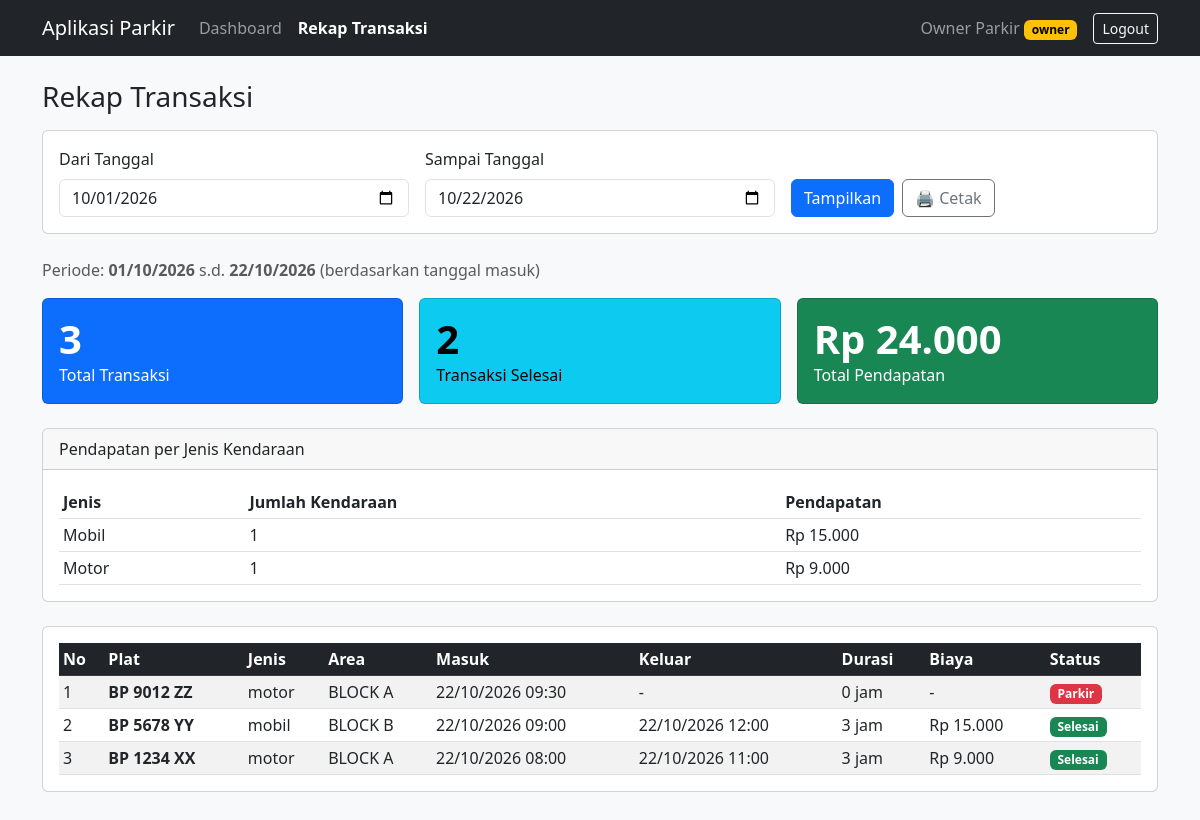
The app's page /rekap.php (signed in) with its own data.
### tables this page shows
CREATE TABLE `tb_transaksi` (
  `id_parkir` int(11) NOT NULL,
  `id_kendaraan` int(11) DEFAULT NULL,
  `waktu_masuk` datetime DEFAULT NULL,
  `waktu_keluar` datetime DEFAULT NULL,
  `id_tarif` int(11) DEFAULT NULL,
  `durasi_jam` int(5) DEFAULT NULL,
  `biaya_total` decimal(10,0) DEFAULT NULL,
  `status` enum('masuk','keluar') DEFAULT NULL,
  `id_user` int(11) DEFAULT NULL,
  `id_area` int(11) DEFAULT NULL
);

CREATE TABLE `tb_kendaraan` (
  `id_kendaraan` int(11) NOT NULL,
  `plat_nomor` varchar(15) DEFAULT NULL,
  `jenis_kendaraan` varchar(20) DEFAULT NULL,
  `warna` varchar(20) DEFAULT NULL,
  `pemilik` varchar(100) DEFAULT NULL,
  `id_user` int(11) DEFAULT NULL
);

CREATE TABLE `tb_area_parkir` (
  `id_area` int(11) NOT NULL,
  `nama_area` varchar(50) DEFAULT NULL,
  `kapasitas` int(5) DEFAULT NULL,
  `terisi` int(5) DEFAULT NULL
);

### config/koneksi.php (called while the page is built, shortened)
<?php
$db_host = 'localhost';
$db_user = 'root';
$db_pass = '';
$db_name = 'parkir';
try {
    $koneksi = mysqli_connect($db_host, $db_user, $db_pass, $db_name);
    mysqli_set_charset($koneksi, 'utf8mb4');
} catch (mysqli_sql_exception $ex) {
    die('Koneksi database gagal: ' . $ex->getMessage() .
        '. Pastikan MySQL di XAMPP sudah Start dan nama database benar.');
}
function siapkan($sql, $types = '', $params = []) {
    global $koneksi;
    $stmt = mysqli_prepare($koneksi, $sql);
    if ($types !== '') {
        mysqli_stmt_bind_param($stmt, $types, ...$params);
    }
    mysqli_stmt_execute($stmt);
    return $stmt;
}
function ambil($sql, $types = '', $params = []) {
    $stmt = siapkan($sql, $types, $params);
    return mysqli_fetch_all(mysqli_stmt_get_result($stmt), MYSQLI_ASSOC);
}
function e($teks) {
    return htmlspecialchars((string)$teks, ENT_QUOTES, 'UTF-8');
}
function rupiah($angka) {
    return 'Rp ' . number_format((float)$angka, 0, ',', '.');
}
function tgl($waktu) {
    return $waktu ? date('d/m/Y H:i', strtotime($waktu)) : '-';
}

### rekap.php (the view, shortened to what this page needs)
<?php
require __DIR__ . '/config/koneksi.php';
$dari   = $_GET['dari']   ?? date('Y-m-01');
$sampai = $_GET['sampai'] ?? date('Y-m-d');
$data = ambil("SELECT t.*, k.plat_nomor, k.jenis_kendaraan, a.nama_area
               FROM tb_transaksi t
               JOIN tb_kendaraan k ON k.id_kendaraan = t.id_kendaraan
               JOIN tb_area_parkir a ON a.id_area = t.id_area
               WHERE DATE(t.waktu_masuk) BETWEEN ? AND ?
               ORDER BY t.waktu_masuk DESC", 'ss', [$dari, $sampai]);
$total_uang = 0;
$selesai    = 0;
$per_jenis  = [];
foreach ($data as $d) {
    if ($d['status'] === 'keluar') {
        $selesai++;
        $total_uang += $d['biaya_total'];
        $j = $d['jenis_kendaraan'];
        if (!isset($per_jenis[$j])) { $per_jenis[$j] = ['jumlah' => 0, 'uang' => 0]; }
        $per_jenis[$j]['jumlah']++;
        $per_jenis[$j]['uang'] += $d['biaya_total'];
    }
}
include __DIR__ . '/includes/header.php';
?>
<h3 class="mb-3">Rekap Transaksi</h3>
<form method="get" class="card card-body mb-4 d-print-none">
  <div class="row g-3 align-items-end">
    <div class="col-md-4">
      <label class="form-label">Dari Tanggal</label>
      <input type="date" name="dari" class="form-control" value="<?= e($dari) ?>">
    </div>
    <div class="col-md-4">
      <label class="form-label">Sampai Tanggal</label>
      <input type="date" name="sampai" class="form-control" value="<?= e($sampai) ?>">
    </div>
    <div class="col-md-4 d-flex gap-2">
      <button class="btn btn-primary">Tampilkan</button>
      <button type="button" class="btn btn-outline-secondary" onclick="window.print()">🖨️ Cetak</button>
    </div>
  </div>
</form>
<p class="text-muted">Periode: <strong><?= date('d/m/Y', strtotime($dari)) ?></strong> s.d. <strong><?= date('d/m/Y', strtotime($sampai)) ?></strong> (berdasarkan tanggal masuk)</p>
<div class="row row-cols-1 row-cols-md-3 g-3 mb-4">
  <div class="col"><div class="card text-bg-primary"><div class="card-body"><div class="display-6 fw-bold"><?= count($data) ?></div>Total Transaksi</div></div></div>
  <div class="col"><div class="card text-bg-info"><div class="card-body"><div class="display-6 fw-bold"><?= $selesai ?></div>Transaksi Selesai</div></div></div>
  <div class="col"><div class="card text-bg-success"><div class="card-body"><div class="display-6 fw-bold"><?= rupiah($total_uang) ?></div>Total Pendapatan</div></div></div>
</div>
<?php if ($per_jenis): ?>
<div class="card mb-4">
  <div class="card-header">Pendapatan per Jenis Kendaraan</div>
  <div class="card-body table-responsive">
    <table class="table table-sm mb-0">
      <thead><tr><th>Jenis</th><th>Jumlah Kendaraan</th><th>Pendapatan</th></tr></thead>
      <tbody>
        <?php foreach ($per_jenis as $jenis => $v): ?>
          <tr><td><?= ucfirst(e($jenis)) ?></td><td><?= $v['jumlah'] ?></td><td><?= rupiah($v['uang']) ?></td></tr>
        <?php endforeach; ?>
      </tbody>
    </table>
  </div>
</div>
<?php endif; ?>
<div class="card">
  <div class="card-body table-responsive">
    <table class="table table-striped table-sm align-middle mb-0">
      <thead class="table-dark">
        <tr><th>No</th><th>Plat</th><th>Jenis</th><th>Area</th><th>Masuk</th><th>Keluar</th><th>Durasi</th><th>Biaya</th><th>Status</th></tr>
      </thead>
      <tbody>
        <?php foreach ($data as $i => $d): ?>
        <tr>
          <td><?= $i + 1 ?></td>
          <td class="fw-bold"><?= e($d['plat_nomor']) ?></td>
          <td><?= e($d['jenis_kendaraan']) ?></td>
          <td><?= e($d['nama_area']) ?></td>
          <td><?= tgl($d['waktu_masuk']) ?></td>
          <td><?= tgl($d['waktu_keluar']) ?></td>
          <td><?= $d['durasi_jam'] !== null ? $d['durasi_jam'] . ' jam' : '-' ?></td>
          <td><?= $d['status'] === 'keluar' ? rupiah($d['biaya_total']) : '-' ?></td>
          <td><?= $d['status'] === 'keluar' ? '<span class="badge text-bg-success">Selesai</span>' : '<span class="badge text-bg-danger">Parkir</span>' ?></td>
        </tr>
        <?php endforeach; ?>
      </tbody>
    </table>
  </div>
</div>
<?php include __DIR__ . '/includes/footer.php'; ?>

### records on screen
tb_transaksi: id_kendaraan.plat_nomor "BP 9012 ZZ", id_kendaraan.jenis_kendaraan "motor", id_area.nama_area "BLOCK A", waktu_masuk "22/10/2026 09:30", waktu_keluar "-", durasi_jam "0", status "Parkir"
tb_transaksi: id_kendaraan.plat_nomor "BP 5678 YY", id_kendaraan.jenis_kendaraan "mobil", id_area.nama_area "BLOCK B", waktu_masuk "22/10/2026 09:00", waktu_keluar "22/10/2026 12:00", durasi_jam "3", biaya_total "Rp 15.000", status "Selesai"
tb_transaksi: id_kendaraan.plat_nomor "BP 1234 XX", id_kendaraan.jenis_kendaraan "motor", id_area.nama_area "BLOCK A", waktu_masuk "22/10/2026 08:00", waktu_keluar "22/10/2026 11:00", durasi_jam "3", biaya_total "Rp 9.000", status "Selesai"

### other values on screen
$m[1] "Dashboard"
$m[1] "Rekap Transaksi"
$u['nama_lengkap'] "Owner Parkir"
$u['role'] "owner"
date('d/m/Y', strtotime($dari)) "01/10/2026"
date('d/m/Y', strtotime($sampai)) "22/10/2026"
count($data) "3"
$selesai "2"
rupiah($total_uang) "Rp 24.000"
$jenis "Mobil"
$v['jumlah'] "1"
rupiah($v['uang']) "Rp 15.000"
$jenis "Motor"
rupiah($v['uang']) "Rp 9.000"
